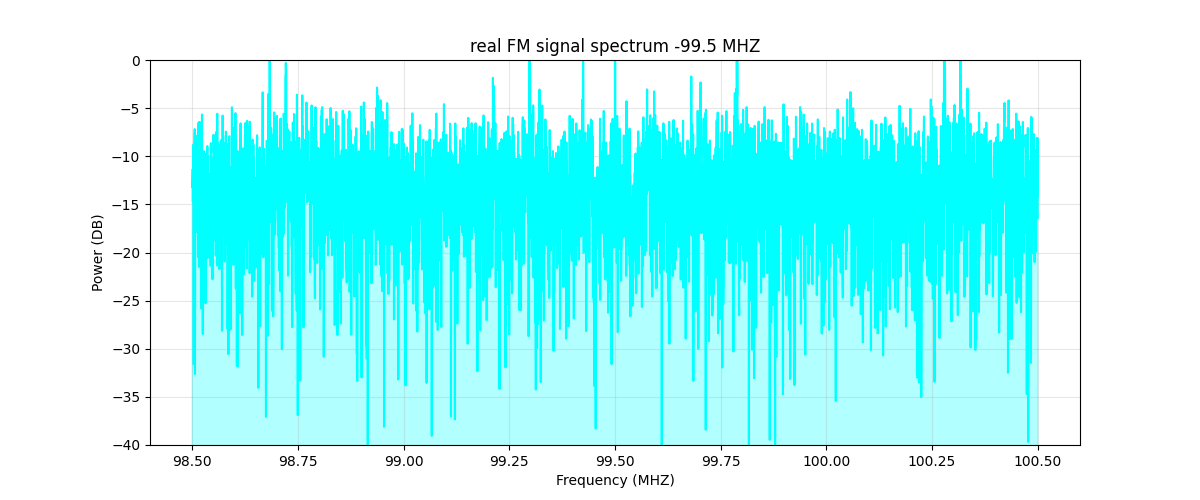

Here is the Python script that generated this plot:
import SoapySDR
from SoapySDR import SOAPY_SDR_CF32, SOAPY_SDR_RX # RX = receive mode, CF32 = complex 32-bit float samples 
import numpy as np
import matplotlib.pyplot as plt

# Open Hackrf
sdr = SoapySDR.Device(dict(driver="hackrf")) # tells soapysdr which device is being used
sdr.setSampleRate(SOAPY_SDR_RX, 0 ,10e6) # 2 mil samples per second
sdr.setFrequency(SOAPY_SDR_RX,0,99.5e6) # 99.5 fm station
sdr.setGain(SOAPY_SDR_RX,0,40) # set gain to 40

#set up stream
stream = sdr.setupStream(SOAPY_SDR_RX, SOAPY_SDR_CF32) # open pipeline to recieve between hackrf and python 
sdr.activateStream(stream) # start receiving 

#grab samples
buff = np.zeros(4096, dtype=np.complex64) # empty buffer to store 4096 complex IQ samples
sdr.readStream(stream, [buff] ,len(buff)) # fill buffer with real samples from hackrf

#FFT
fft_result = np.fft.fftshift(np.fft.fft(buff)) # run fft and shift so 0 hz is centered
magnitude_db = 20 *np.log10(np.abs(fft_result +1e-10)) # convert result into decibels

#frequency axis centered on tuned freq
freq_axis = np.linspace(99.5-1,99.5+1, len(buff)) # frequency from 98.5 to 105.5 MHz

#plot
plt.figure(figsize=(12,5))
plt.plot(freq_axis, magnitude_db,color="cyan")
plt.fill_between(freq_axis, magnitude_db, -100, alpha=0.3, color="cyan")
plt.title("real FM signal spectrum -99.5 MHZ")
plt.xlabel("Frequency (MHZ)")
plt.ylabel("Power (DB)")
plt.grid(True, alpha=0.3)
plt.ylim(-40,0)
plt.savefig("real_fft.png")
plt.show()
print("plot saved")
